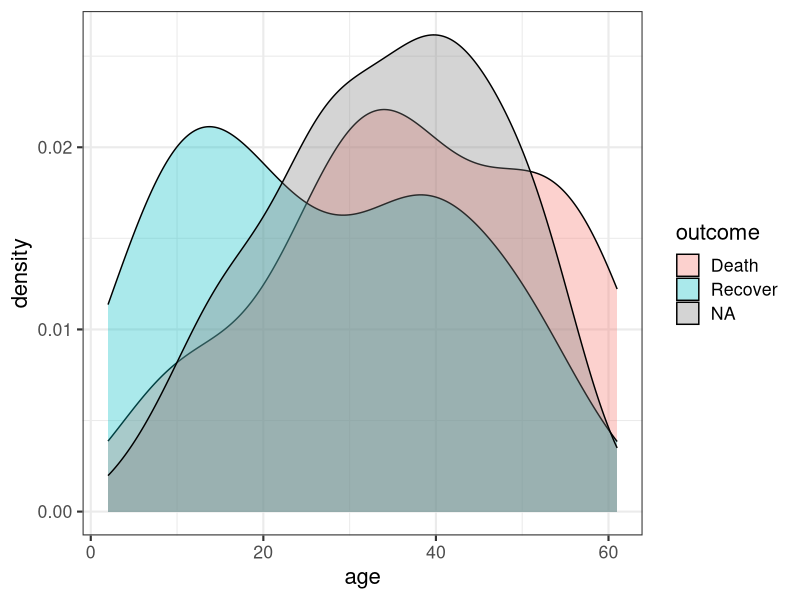
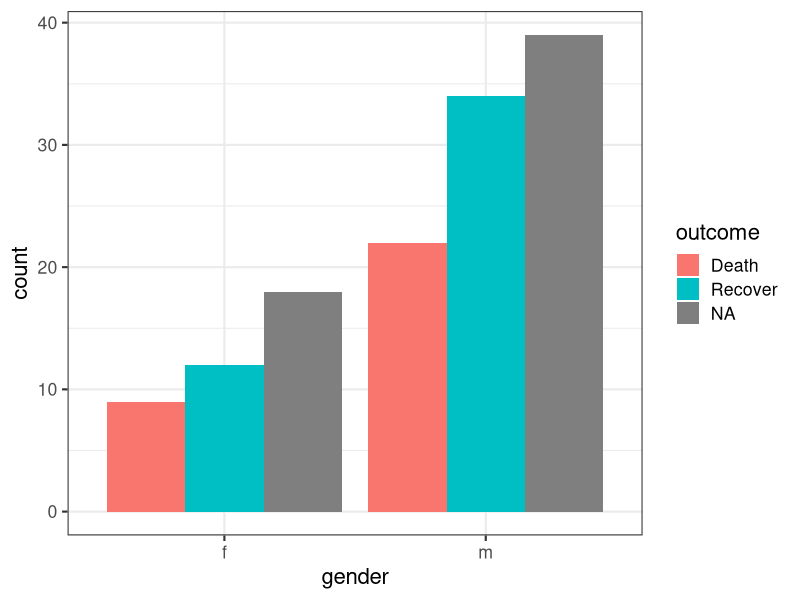
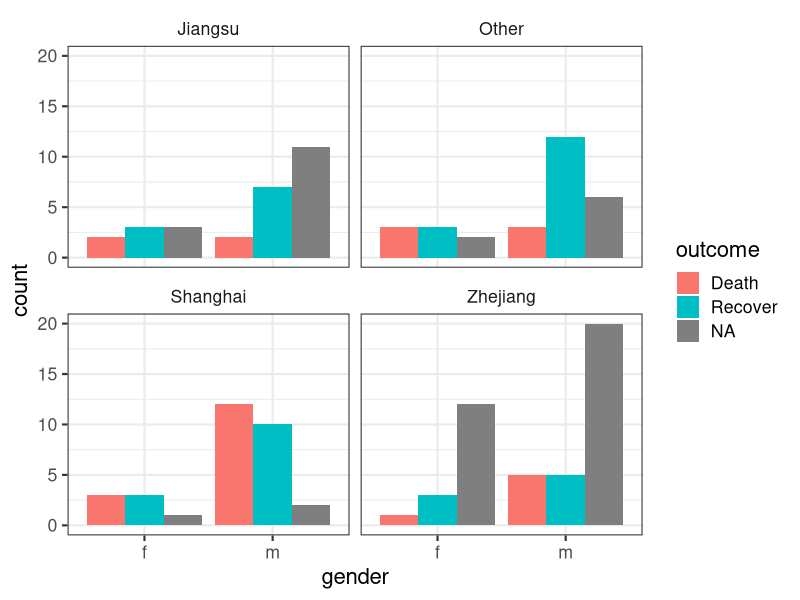
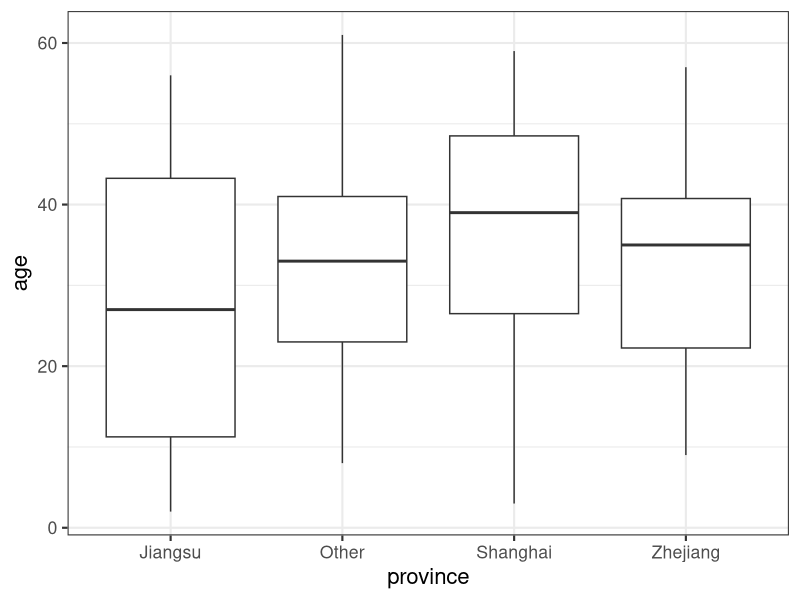
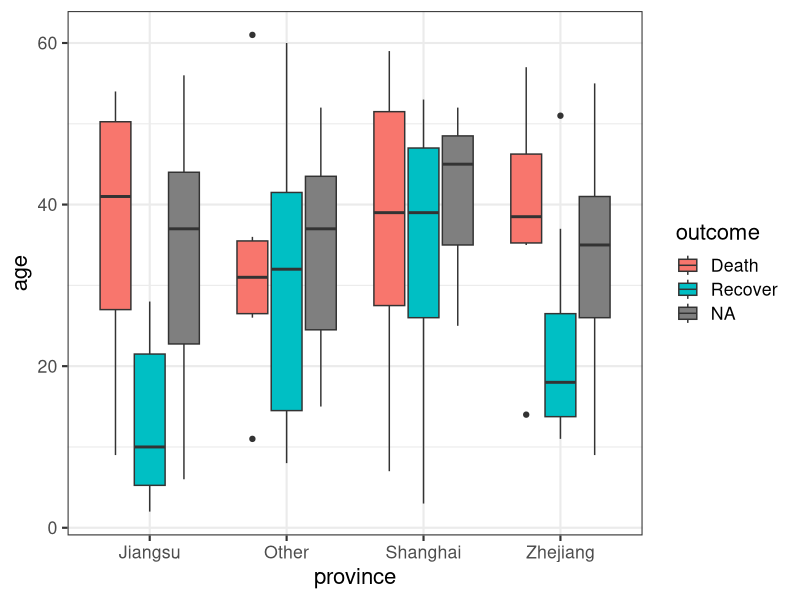
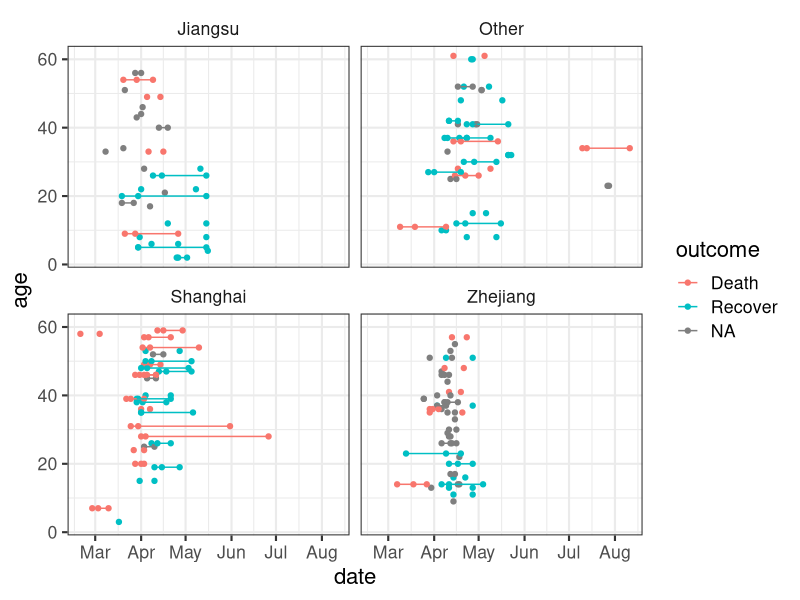

These charts were generated, in order, by the following R code:
## ---- chunk 1
library(knitr)
opts_chunk$set(message=FALSE, warning=FALSE, eval=TRUE, echo=TRUE, cache=TRUE)
options(digits=3)
options(max.print=200)
.ex <- 1 # Track ex numbers w/ hidden var. Increment each ex: `r .ex``r .ex=.ex+1`

library(ggplot2)
theme_set(theme_bw(base_size=16) + theme(strip.background = element_blank()))
## ---- chunk 2
library(dplyr)
library(readr)
library(tidyr)
library(ggplot2)
## ---- chunk 3
# Read in data
flu <- read_csv("data/h7n9.csv")

# View in RStudio (capital V)
# View(flu)

# Take a look
flu
## ---- chunk 4
ggplot(flu, aes(age)) + geom_density(aes(fill=outcome), alpha=1/3)
## ---- chunk 5
ggplot(flu, aes(gender)) +
  geom_bar(aes(fill=outcome), position="dodge") 
## ---- chunk 6
ggplot(flu, aes(gender)) +
  geom_bar(aes(fill=outcome), position="dodge") +
  facet_wrap(~province)
## ---- chunk 7
# First just by age
ggplot(flu, aes(province, age)) + geom_boxplot()
# Then by age and outcome
ggplot(flu, aes(province, age)) + geom_boxplot(aes(fill=outcome))
## ---- chunk 8
flu
## ---- chunk 9
# Gather the date columns
flugather <- flu %>%
  gather(key, date, starts_with("date_"))

# Look at the data as is
# flugather

# Better: Show the data arranged by case_id so you see the three entries
flugather %>% arrange(case_id)
## ---- chunk 10
ggplot(flugather, aes(date, y=age, color=outcome)) +
  geom_point() +
  geom_path(aes(group=case_id)) +
  facet_wrap(~province)
## ---- chunk 11
flu_orig <- flu
## ---- chunk 12
flu$gender
## ---- chunk 13
flu$gender=="m"
## ---- chunk 14
flu %>%
  mutate(male = gender=="m") %>% 
  select(-gender)
## ---- chunk 15
flu$date_hospitalization
is.na(flu$date_hospitalization)
## ---- chunk 16
flu %>%
  mutate(male = gender=="m") %>% 
  select(-gender) %>%
  mutate(hospital = !is.na(date_hospitalization))
## ---- chunk 17
# What's the median outcome date?
median(flu$date_outcome, na.rm=TRUE)

# Run the whole pipeline
flu %>%
  mutate(male = gender=="m") %>% 
  select(-gender) %>%
  mutate(hospital = !is.na(date_hospitalization)) %>%
  mutate(days_to_hospital = as.numeric(date_hospitalization - date_onset)) %>%
  mutate(days_to_outcome  = as.numeric(date_outcome - date_onset)) %>%
  mutate(early_outcome = date_outcome < median(date_outcome, na.rm=TRUE)) %>%
  select(-starts_with("date")) %>%
  mutate_if(is.logical, as.integer)
## ---- chunk 18
# Make the assignment
flu <- flu %>%
  mutate(male = gender=="m") %>% 
  select(-gender) %>%
  mutate(hospital = !is.na(date_hospitalization)) %>%
  mutate(days_to_hospital = as.numeric(date_hospitalization - date_onset)) %>%
  mutate(days_to_outcome  = as.numeric(date_outcome - date_onset)) %>%
  mutate(early_outcome = date_outcome < median(date_outcome, na.rm=TRUE)) %>%
  select(-starts_with("date")) %>%
  mutate_if(is.logical, as.integer)

# Take a look
flu
## ---- chunk 19
model.matrix(~0+province, data=flu)
## ---- chunk 20
cbind(flu, model.matrix(~0+province, data=flu))
## ---- chunk 21
flu <- cbind(flu, model.matrix(~0+province, data=flu)) %>%
  as_tibble() %>%
  select(-province)
flu
## ---- chunk 22
# Take a look at the names of the flu dataset.
names(flu)

# Remove "province"
gsub("province", "", names(flu))

# Now make the assignment back to names(flu)
names(flu) <- gsub("province", "", names(flu))

# Take a look
flu
## ---- chunk 23
library(mice)
flu
## ---- chunk 24
flu %>% 
  select(-1, -2)
## ---- chunk 25
fluimp <- flu %>%
  select(-1, -2) %>%
  mice(print=FALSE) %>%
  complete()
fluimp
## ---- chunk 26
# Run the pipeline successfully first before you reassign!
fluimp <- flu %>%
  select(1,2) %>%
  cbind(fluimp) %>%
  as_tibble()
fluimp
## ---- chunk 27
fluimp <- read_csv("data/h7n9_analysisready.csv")
## ---- chunk 28
# Run the pipeline successfully first before you reassign!
# These are samples with unknown data we'll use later to predict
unknown <- fluimp %>%
  filter(is.na(outcome))
unknown
## ---- chunk 29
# Run the pipeline successfully first before you reassign!
# Samples with known outcomes used for model training.
known <- fluimp %>%
  filter(!is.na(outcome)) %>%
  select(-case_id)
known
## ---- chunk 30
knitr::knit_exit()
